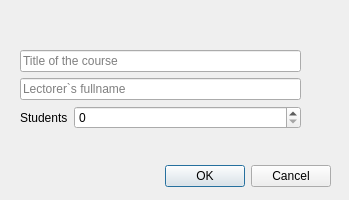
<?xml version="1.0" encoding="UTF-8"?>
<ui version="4.0">
 <class>addDialog</class>
 <widget class="QDialog" name="addDialog">
  <property name="geometry">
   <rect>
    <x>0</x>
    <y>0</y>
    <width>349</width>
    <height>200</height>
   </rect>
  </property>
  <property name="windowTitle">
   <string>Dialog</string>
  </property>
  <widget class="QDialogButtonBox" name="buttonBox">
   <property name="geometry">
    <rect>
     <x>30</x>
     <y>160</y>
     <width>301</width>
     <height>32</height>
    </rect>
   </property>
   <property name="orientation">
    <enum>Qt::Horizontal</enum>
   </property>
   <property name="standardButtons">
    <set>QDialogButtonBox::Cancel|QDialogButtonBox::Ok</set>
   </property>
  </widget>
  <widget class="QWidget" name="formLayoutWidget">
   <property name="geometry">
    <rect>
     <x>20</x>
     <y>50</y>
     <width>281</width>
     <height>91</height>
    </rect>
   </property>
   <layout class="QFormLayout" name="formLayout">
    <property name="labelAlignment">
     <set>Qt::AlignRight|Qt::AlignTrailing|Qt::AlignVCenter</set>
    </property>
    <item row="2" column="0">
     <widget class="QLabel" name="label_4">
      <property name="text">
       <string>Students</string>
      </property>
     </widget>
    </item>
    <item row="2" column="1">
     <widget class="QSpinBox" name="spinBox_2">
      <property name="maximum">
       <number>100</number>
      </property>
     </widget>
    </item>
    <item row="0" column="0" colspan="2">
     <widget class="QLineEdit" name="lineEdit">
      <property name="placeholderText">
       <string>Title of the course</string>
      </property>
     </widget>
    </item>
    <item row="1" column="0" colspan="2">
     <widget class="QLineEdit" name="lineEdit_2">
      <property name="placeholderText">
       <string>Lectorer`s fullname</string>
      </property>
     </widget>
    </item>
   </layout>
  </widget>
 </widget>
 <resources/>
 <connections>
  <connection>
   <sender>buttonBox</sender>
   <signal>accepted()</signal>
   <receiver>addDialog</receiver>
   <slot>accept()</slot>
   <hints>
    <hint type="sourcelabel">
     <x>248</x>
     <y>254</y>
    </hint>
    <hint type="destinationlabel">
     <x>157</x>
     <y>274</y>
    </hint>
   </hints>
  </connection>
  <connection>
   <sender>buttonBox</sender>
   <signal>rejected()</signal>
   <receiver>addDialog</receiver>
   <slot>reject()</slot>
   <hints>
    <hint type="sourcelabel">
     <x>316</x>
     <y>260</y>
    </hint>
    <hint type="destinationlabel">
     <x>286</x>
     <y>274</y>
    </hint>
   </hints>
  </connection>
 </connections>
</ui>
